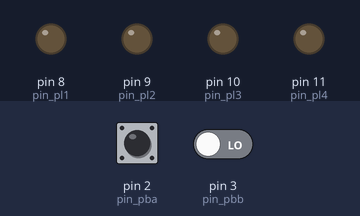
Bench run of a sketch on a simulated Arduino Uno, built with avr-gcc and run on an emulated ATmega328P. Parts: output pins drawn as LEDs (lit = HIGH). The test bench sets the inputs (shaded band); at power-on: pin 2 (pin_pba) LOW, pin 3 (pin_pbb) LOW. What the sketch prints to the serial monitor is not drawn.

Above: at 1.2 s.
1.3 s: pin 2 (pin_pba) driven HIGH
At 2.0 s:
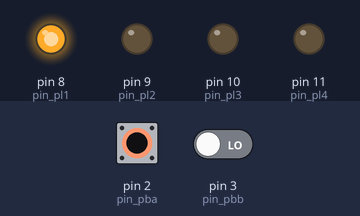
2.8 s: pin 3 (pin_pbb) driven HIGH
At 3.2 s:
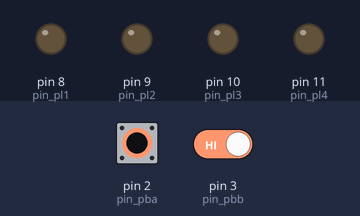
4.3 s: pin 2 (pin_pba) pulsed LOW 5 times (0.12 s each, 0.3 s apart)
At 6.4 s:
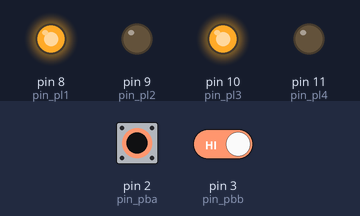
7.3 s: pin 2 (pin_pba) pulsed LOW 2 times (0.12 s each, 0.3 s apart)
At 8.8 s:
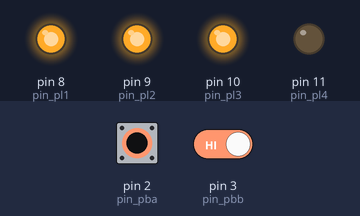
Timing chart, 0 to 10.3 s (numbered marks = the images above; inputs shaded):
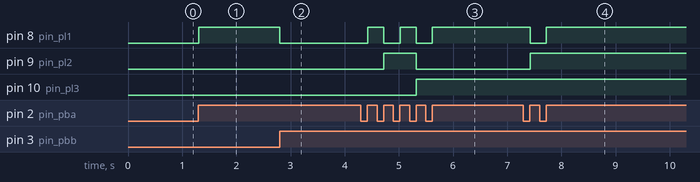

The sketch:

contagem_4bits.ino
```cpp
#define pin_pl1 8
#define pin_pl2 9
#define pin_pl3 10
#define pin_pl4 11
#define pin_pba 2
#define pin_pbb 3
bool n = 0;
bool nn = 0;
int m = 0;

void setup() {
  pinMode(pin_pl1, OUTPUT);
  pinMode(pin_pl2, OUTPUT);
  pinMode(pin_pl3, OUTPUT);
  pinMode(pin_pl4, OUTPUT);
  pinMode(pin_pba, INPUT);
  pinMode(pin_pbb, INPUT);
  Serial.begin(9600);
}

void loop() {
  bool pba = digitalRead(pin_pba);
  bool pbb = digitalRead(pin_pbb);


  if (pba == HIGH) {
    if (n == 0) {
      if (m < 15) {
        m++;
      }
      n = 1;
    }
  } else {
    n = 0;
  }


  if (pbb == HIGH) {
    if (nn == 0) {
      if (m > 0) {
        m--;
      }
      nn = 1;
    }
  } else {
    nn = 0;
  }

  digitalWrite(pin_pl1, (m & 0x01) ? HIGH : LOW);
  digitalWrite(pin_pl2, (m & 0x02) ? HIGH : LOW);
  digitalWrite(pin_pl3, (m & 0x04) ? HIGH : LOW);
  digitalWrite(pin_pl4, (m & 0x08) ? HIGH : LOW);

  Serial.println(m);
}
```

Measured:
- after the input at 1.3 s, pin 8 (pin_pl1): LOW → HIGH at once
- after the input at 2.8 s, pin 8 (pin_pl1): HIGH → LOW at once
- after the input at 4.3 s, pin 8 (pin_pl1): alternates HIGH for 0.30 s and LOW for 0.30 s, 5 changes in all, then stays HIGH, starting after 0.12 s; pin 9 (pin_pl2): LOW → HIGH after 0.42 s, → LOW 0.60 s later; pin 10 (pin_pl3): LOW → HIGH after 1.0 s
- after the input at 7.3 s, pin 8 (pin_pl1): HIGH → LOW after 0.12 s, → HIGH 0.30 s later; pin 9 (pin_pl2): LOW → HIGH after 0.12 s
